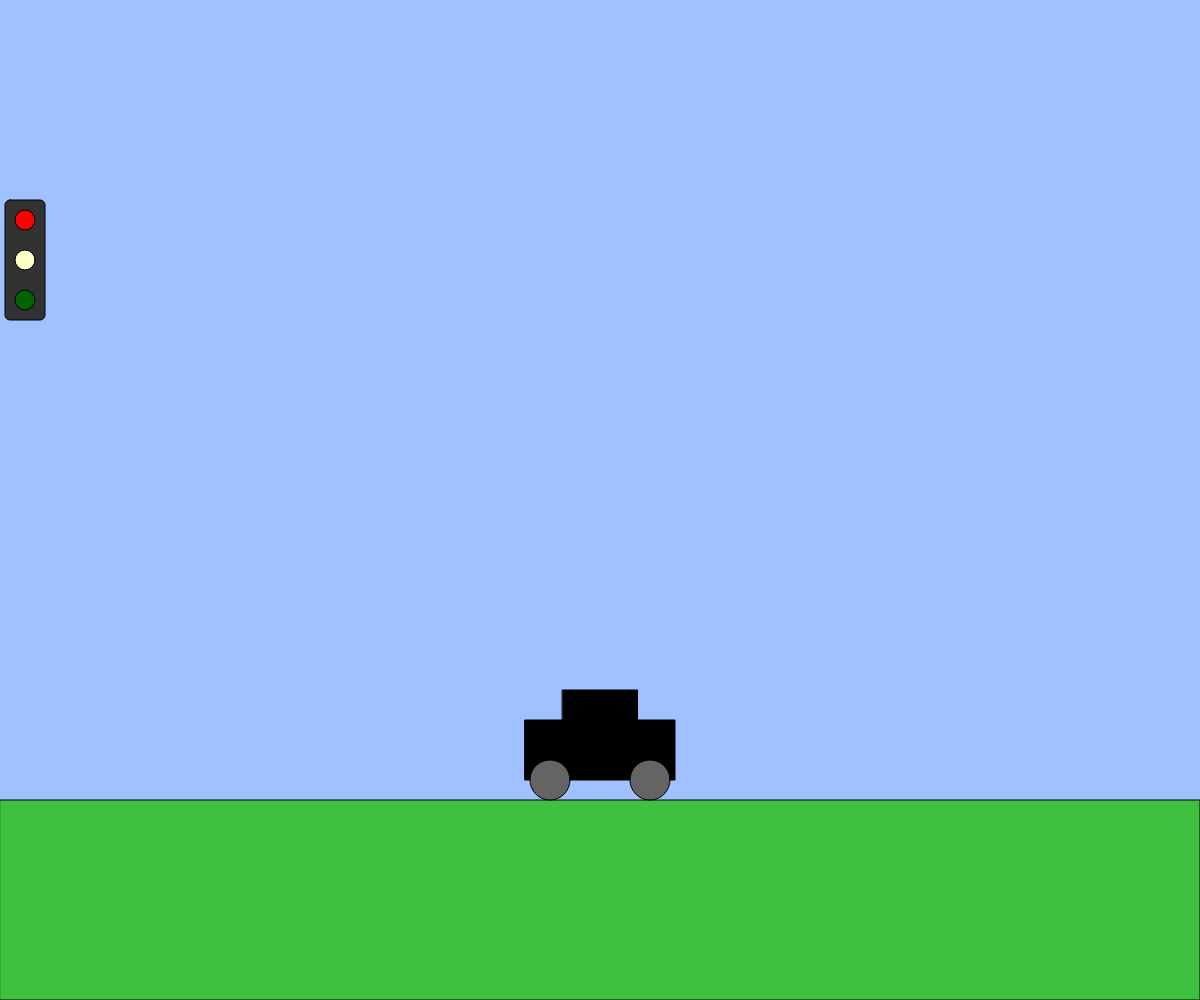
Frame 1 (no input)
Frame 60 (no input): identical to frame 1, image omitted
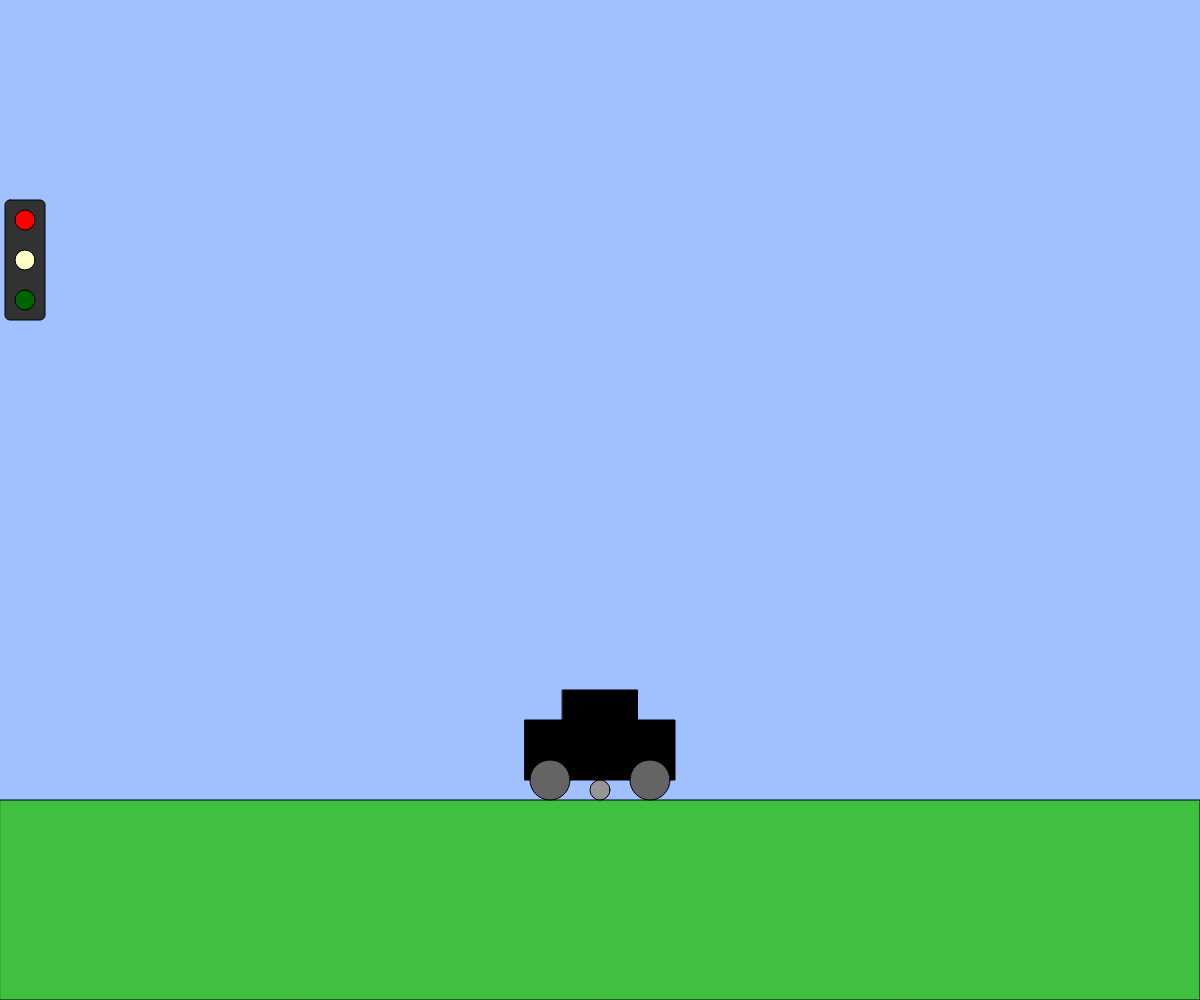
Frame 120 (the mouse pressed at the canvas centre since frame 60)

The p5.js sketch that drew these frames (run headless with seeded random() and noise() and a simulated clock; from frame 60 on, the mouse is pressed at the canvas centre):

// p5.js sketch
// ── sketch.js
// 最終課題を制作しよう
let x, y;
let vx, vy;
const g = 1;
let stones = [];

function setup(){
  createCanvas(windowWidth, windowHeight);
  x = width / 2;
  y = height * 0.8; //初期位置を地面の上に
  vx = 0;
  vy = 0;
}

function draw(){
  background(160, 192, 255);
  const size = height * 0.1; // キャラクターのサイズ

  // 地面を描く
  const groundY = height * 0.8;
  fill(64, 192, 64);
  rect(0, groundY, width, height - groundY);

  vx = 0; // 毎フレームリセットしてキー入力で決める
  let speed = 5; // 基本速度
  if (keyIsDown(SHIFT)) { // Shiftで加速
    speed = 10;
  }
  if (keyIsDown(LEFT_ARROW)) {
    vx = -speed;
  }
  vy += g; // 重力を加える// 地面に着いたら止める
  if (y + size/2 >= groundY) {
    y = groundY - size/2; // 地面の上に位置を固定
    vy = 0;
    // スペースキーでジャンプ（空中ジャンプ不可）
    if (keyIsDown(32)) { // 32 = スペースキー
      vy = -20; // 上方向に速度を与える
    }
  }

  vx = constrain(vx, -20, 20);
  vy = constrain(vy, -20, 20);

  // 位置を更新
  x += vx;
  y += vy;
  if (x < 0){
    x = width;
  }

  // キャラクターを描く
  fill(0);
  const carWidth = size * 1.5;   // 車体の横幅
  const carHeight = size * 0.6;  // 車体の高さ
  //車体
  rect(x - carWidth/2, y - carHeight/2, carWidth, carHeight);
  rect(x - carWidth/4, y - carHeight, carWidth/2, carHeight/2);
  fill(100); // タイヤ
  ellipse(x - carWidth/3, y+ carHeight/2, size*0.4, size*0.4); // 左タイヤ
  ellipse(x + carWidth/3, y+ carHeight/2, size*0.4, size*0.4); // 右タイヤ
  //信号機
  const signalWidth = 40;   // 幅
  const signalHeight = 120; // 高さ
  const signalX = 5;       // 左端からの位置
  const signalY = height / 5;

  fill(50); //信号機の枠
  rect(signalX, signalY, signalWidth, signalHeight, 5);

  if(keyIsDown(LEFT_ARROW)){
    fill(0,255,0);  // 緑信号
    ellipse(signalX + signalWidth/2, signalY + 100, 20, 20);
    fill(100,0,0);
    ellipse(signalX + signalWidth/2, signalY + 20, 20, 20);
  }else{
    fill(0,100,0);
    ellipse(signalX + signalWidth/2, signalY + 100, 20, 20);
    fill(255,0,0);
    ellipse(signalX + signalWidth/2, signalY + 20, 20, 20);
  }
  
  fill(255,255,200); // 黄信号
  ellipse(signalX + signalWidth/2, signalY + 60, 20, 20);

  //石
  fill(150);
  for(let i=0;i<stones.length;i++){
    let s=stones[i];
    ellipse(s.x,s.y,s.size,s.size);
  }
}
function mousePressed(){
  const y = height * 0.8;
  const stone = {
    x: mouseX,
    y: y - 10, 
    size: 20
  };
  stones.push(stone);
}


function windowResized(){
  resizeCanvas(windowWidth, windowHeight);
}
